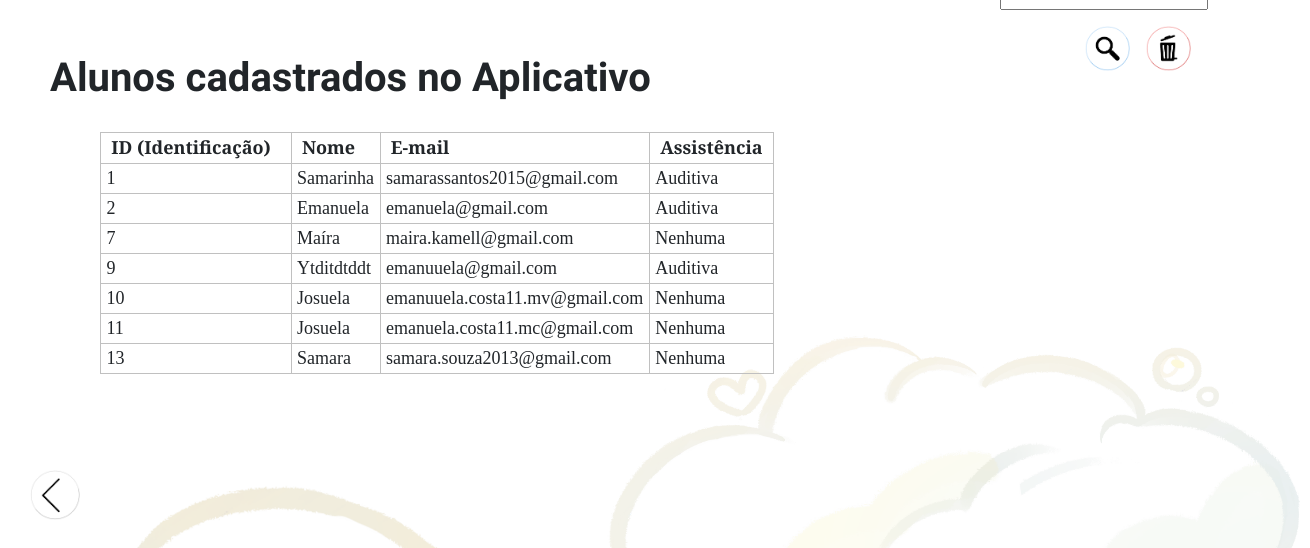
Page /Site/relatorioaluno.php on the committed database.
### tables this page shows
CREATE TABLE `TB_ALUNO` (
  `ID_ALUNO` int(11) NOT NULL,
  `NOME_ALUNO` varchar(60) NOT NULL,
  `EMAIL_ALUNO` varchar(60) NOT NULL,
  `SENHA_ALUNO` varchar(16) NOT NULL,
  `ASSISTENCIA_ALUNO` varchar(20) NOT NULL
);

### Site/relatorioaluno.php (the view, shortened to what this page needs)
<!DOCTYPE html>
<html>
<head>
	<link rel="stylesheet" href="https://stackpath.bootstrapcdn.com/bootstrap/4.3.1/css/bootstrap.min.css">
</head>
<body>
<?php
include"conect.php";
	$Matriz=$conexao->prepare("select* FROM TB_ALUNO");
	$Matriz->execute();
	echo "<br><br>
	<b style='font-family:Megrim; font-size:40px; margin-left:50px'> Alunos cadastrados no Aplicativo </b><br><br>";
	echo "<table border=1 class='tab01'>";
	echo "<tr>";
	echo "<td><b>&nbsp ID (Identificação) &nbsp&nbsp&nbsp</td>";
	echo "<td><b>&nbsp Nome &nbsp</td>";
	echo "<td><b>&nbsp E-mail &nbsp</td>";
	echo "<td><b>&nbsp Assistência &nbsp</b></td>";
	echo "</tr>";
	while ($Linha = $Matriz->fetch(PDO::FETCH_OBJ))
	{
		$idAluno = $Linha->ID_ALUNO;
		$nomeAluno = $Linha->NOME_ALUNO;
		$emailAluno = $Linha->EMAIL_ALUNO;
		$assistenciaAluno = $Linha->ASSISTENCIA_ALUNO;
	echo "<tr>";
	echo "<td>&nbsp".$idAluno."&nbsp</td>";
	echo "<td>&nbsp".$nomeAluno."&nbsp</td>";
	echo "<td>&nbsp".$emailAluno."&nbsp</td>";
	echo "<td>&nbsp".$assistenciaAluno."&nbsp</td>";
	echo "</tr>";
	}
	echo "</table>";
if (isset($_REQUEST['valor']) and ($_REQUEST['valor'] == 'enviado'))
{
		if ($_POST["id_aluno"]!="") $_SESSION['IdAluno'] = $_POST['id_aluno'];
		$Botao=$_POST["Botao"];
		if ($Botao == "Excluir")
		{
			include"alteraraluno.php";
		}
		if ($Botao == "Pesquisar")
		{
			include"localizaraluno.php";
		}
	}
	else
	{
		?>
		<br>
		<div class="formulario">
		<form name="form1" action="relatorioaluno.php?valor=enviado" method="POST">
			<div class="form-group">
				<label for="id"> ID do Aluno </label><p>
				<input class="input" class="form-control" type="text"  placeholder="Preencha ID do Aluno" name="id_aluno">
			</div>
			<div class="form-group">
				<button name="Botao" value="Pesquisar" input type='submit' class='btnPesquisar'></button>
				<button name="Botao"  value='Excluir' input type='submit' class='btnExcluir' onclick="return confirm('Tem certeza que deseja deletar este registro?')"></button>
			</div>
		</form>
		</div>
		<br><br><br>
		<a href="resposta.php"> <img src="imag/voltar2.png" class="btnVoltar"> </a>
		</body>
		<?php
}
?>
</html>

### Site/relatorioaluno.php (style rules this page uses)
body { background: url("imag/backgroundnuv.png") no-repeat center center fixed; background-size: cover; -webkit-background-size: cover; -moz-background-size: cover; -ms-background-size: cover; -o-background-size: cover; }
.formulario { font-family: 'Alegreya Sans SC'; float: left; margin-top: -450px; margin-left: 1000px; width: 300px; }
.tab01 { font-family: 'Alegreya Sans SC'; margin-left: 100px; font-size: 18px; border-color: #C0C0C0; }
.btnPesquisar { background-image: url("imag/pesquisa2.png"); background-color: Transparent; background-repeat: no-repeat; background-size: 45px 45px; cursor: pointer; width: 45px; height: 45px; border: none; margin-left: 85px; }
.btnExcluir { background-image: url("imag/excluir2.png"); background-color: Transparent; background-repeat: no-repeat; background-size: 45px 45px; cursor: pointer; width: 45px; height: 45px; border: none; }
.btnVoltar { width: 50px; height: 50px; background-repeat: no-repeat; background-size: 50px 50px; margin-left: 30px; float: left; }

### rows in the picture
tb_aluno: ID_ALUNO "1", NOME_ALUNO "Samarinha", EMAIL_ALUNO "samarassantos2015@gmail.com", ASSISTENCIA_ALUNO "Auditiva"
tb_aluno: ID_ALUNO "2", NOME_ALUNO "Emanuela", EMAIL_ALUNO "emanuela@gmail.com", ASSISTENCIA_ALUNO "Auditiva"
tb_aluno: ID_ALUNO "7", NOME_ALUNO "Maíra", EMAIL_ALUNO "maira.kamell@gmail.com", ASSISTENCIA_ALUNO "Nenhuma"
tb_aluno: ID_ALUNO "9", NOME_ALUNO "Ytditdtddt", EMAIL_ALUNO "emanuuela@gmail.com", ASSISTENCIA_ALUNO "Auditiva"
tb_aluno: ID_ALUNO "10", NOME_ALUNO "Josuela", EMAIL_ALUNO "emanuuela.costa11.mv@gmail.com", ASSISTENCIA_ALUNO "Nenhuma"
tb_aluno: ID_ALUNO "11", NOME_ALUNO "Josuela", EMAIL_ALUNO "emanuela.costa11.mc@gmail.com", ASSISTENCIA_ALUNO "Nenhuma"
tb_aluno: ID_ALUNO "13", NOME_ALUNO "Samara", EMAIL_ALUNO "samara.souza2013@gmail.com", ASSISTENCIA_ALUNO "Nenhuma"
